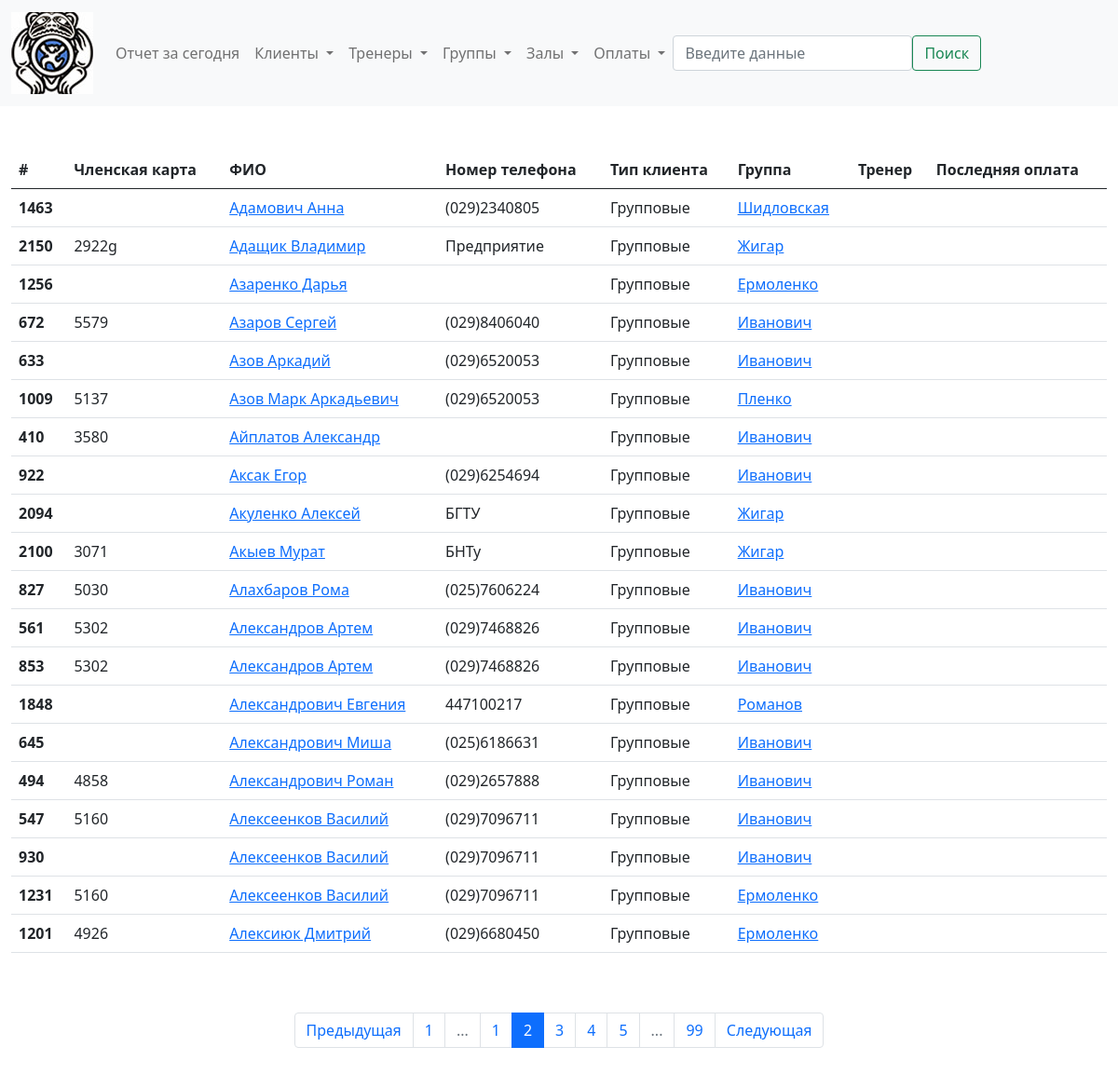
Page /show/client?page=2 on the committed database.
### billing/models.py (models this page shows, shortened)
class Client(models.Model):
    member_card = models.CharField(verbose_name='Членская карта', max_length=4, blank=True, null=True)
    name = models.CharField(verbose_name='ФИО', max_length=50, blank=True, null=True)
    tel_number = models.CharField(verbose_name='Номер телефона', max_length=20, blank=True, null=True)
    info = models.TextField(verbose_name='Дополнительная информация', null=True, blank=True)
    training_type_choices = [
        ('I', 'Индивидуал'),
        ('G', 'В группе'),
        ('B', 'Смешанный'),
    ]
    cl_type = models.CharField(verbose_name='Тип клиента', max_length=1, choices=training_type_choices, default='G')
    treners = models.ManyToManyField(Trener, verbose_name='Тренер', blank=True)
    groups = models.ManyToManyField(Group, verbose_name='Группа', blank=True)
    def last_payment(self):
        payments = self.payment_set.order_by('-date')
        if payments:
            return payments[0]
    class Meta:
        verbose_name = 'Клиент'
        verbose_name_plural = 'Клиенты'
        ordering = ['name']

class Group(models.Model):
    gr_type_choices = [
        ('A', 'Взрослая'),
        ('C', 'Детская')
    ]
    sport_type_choices = [
        ('B', 'Классический бокс'),
        ('T', 'Тайский бокс'),
        ('W', 'Женская группа'),
        ('M', 'ММА')
    ]
    schedule_choice = [
        ('uneven', 'пн. ср. пт.'),
        ('even', 'вт. чт. сб.'),
    ]
    gr_type = models.CharField(verbose_name='Возраст', max_length=1, choices=gr_type_choices, default='A')
    sport_type = models.CharField(verbose_name='Тип', max_length=1, choices = sport_type_choices, default='T')
    time = models.TimeField(verbose_name='Время')
    schedule = models.CharField(verbose_name='Расписание', max_length=6, choices=schedule_choice, null=True, blank=True)
    trener = models.ForeignKey('Trener', verbose_name='Тренер', on_delete=models.SET_NULL, null=True, blank=True)
    address = models.ForeignKey('Address', verbose_name='Зал', on_delete=models.SET_NULL, null=True, blank=True)
    class Meta:
        verbose_name = 'Группа'
        verbose_name_plural = 'Группы'
        ordering = ['trener']

class Trener(models.Model):
    name = models.CharField(max_length=50, verbose_name = 'Имя')
    tel_number = models.CharField(max_length=20, verbose_name = 'Номер телефона', null=True, blank=True)
    info = models.TextField(blank=True, null=False, verbose_name = 'Дополнительная информация')
    photo = models.ImageField(verbose_name='Фото', upload_to='billing/media/treners', height_field=None, width_field=None, null=True, blank=True)
    class Meta:
        verbose_name = 'Тренер'
        verbose_name_plural = 'Тренеры'
    def last_name(self):
        return self.name.split(" ")[0]

### billing/views.py (the view)
# urls.py: path('show/<slug:obj>', views.show_objects, name='show_objects'),
def show_objects(request, obj):
    inst = obj_values[obj].objects.all()
    paginator = Paginator(inst, 20)
    page_number = request.GET.get('page')
    page_obj = paginator.get_page(page_number)
    show_obj_link = f'{obj}s' if obj != 'address' else f'{obj}es'
    return render(request, f'billing/show/{show_obj_link}.html', {
        f'{show_obj_link}' : inst,
        'page_obj' : page_obj,
    })

### billing/templatetags/filters.py (called while the page is built)
@register.filter(name='pos_3_times')
def pos_3_times(value):
    return range(1, 4)

@register.filter(name='neg_3_times')
def neg_3_times(value):
    return range(-3, 0)

### ChinukMaster/templates/billing/show/clients.html (shortened to what this page needs)
{% extends 'billing/base.html' %}
{% block content %}
    <table class="table table-hover">
        <thead>
            <tr>
                <th scope="col">#</th>
                <th scope="col">Членская карта</th>
                <th scope="col">ФИО</th>
                <th scope="col">Номер телефона</th>
                <th scope="col">Тип клиента</th>
                <th scope="col">Группа</th>
                <th scope="col">Тренер</th>
                <th scope="col">Последняя оплата</th>
            </tr>
        </thead>
        <tbody>
        {% for obj in page_obj %}
            <tr>
                <th scope="row">{{obj.id}}</th>
                <td>
                    {% if obj.member_card %}
                        {{obj.member_card}}
                    {% endif %}
                </td>
                <td><a href="{% url 'detail_object' obj='client' id=obj.id %}">{{obj.name}}</a></td>
                <td>{{obj.tel_number}}</td>
                <td>
                    {% if obj.cl_type == 'G' %} Групповые
                    {% elif obj.cl_type == 'I' %} Индивидуал
                    {% else %} Смешанный
                    {% endif %}
                </td>
                <td>
                    {% for group in obj.groups.all %}
                        <a href="{% url 'detail_object' obj='group' id=group.id %}">{{group.trener.last_name}}<br></a>
                    {% endfor %}
                </td>
                <td>
                </td>
                <td>
                </td>
            </tr>
        {% endfor %}
        </tbody>
    </table>
{% endblock %}

### rows in the picture
Client: id "1463", name "Адамович Анна", tel_number "(029)2340805", cl_type "Групповые"
Group: trener.last_name "Шидловская"
Client: id "2150", member_card "2922g", name "Адащик Владимир", tel_number "Предприятие", cl_type "Групповые"
Group: trener.last_name "Жигар"
Client: id "1256", name "Азаренко Дарья", cl_type "Групповые"
Group: trener.last_name "Ермоленко"
Client: id "672", member_card "5579", name "Азаров Сергей", tel_number "(029)8406040", cl_type "Групповые"
Group: trener.last_name "Иванович"
Client: id "633", name "Азов Аркадий", tel_number "(029)6520053", cl_type "Групповые"
Client: id "1009", member_card "5137", name "Азов Марк Аркадьевич", tel_number "(029)6520053", cl_type "Групповые"
Group: trener.last_name "Пленко"
Client: id "410", member_card "3580", name "Айплатов Александр", cl_type "Групповые"
Client: id "922", name "Аксак Егор", tel_number "(029)6254694", cl_type "Групповые"
Group: trener.last_name "Иванович"
Client: id "2094", name "Акуленко Алексей", tel_number "БГТУ", cl_type "Групповые"
Client: id "2100", member_card "3071", name "Акыев Мурат", tel_number "БНТу", cl_type "Групповые"
Client: id "827", member_card "5030", name "Алахбаров Рома", tel_number "(025)7606224", cl_type "Групповые"
Client: id "561", member_card "5302", name "Александров Артем", tel_number "(029)7468826", cl_type "Групповые"
Client: id "853", member_card "5302", name "Александров Артем", tel_number "(029)7468826", cl_type "Групповые"
Client: id "1848", name "Александрович Евгения", tel_number "447100217", cl_type "Групповые"
Group: trener.last_name "Романов"
Client: id "645", name "Александрович Миша", tel_number "(025)6186631", cl_type "Групповые"
Client: id "494", member_card "4858", name "Александрович Роман", tel_number "(029)2657888", cl_type "Групповые"
Client: id "547", member_card "5160", name "Алексеенков Василий", tel_number "(029)7096711", cl_type "Групповые"
Client: id "930", name "Алексеенков Василий", tel_number "(029)7096711", cl_type "Групповые"
Client: id "1231", member_card "5160", name "Алексеенков Василий", tel_number "(029)7096711", cl_type "Групповые"
Client: id "1201", member_card "4926", name "Алексиюк Дмитрий", tel_number "(029)6680450", cl_type "Групповые"

### other values in the picture
{{ page_obj.number|add:num_page }} "1"
{{ page_obj.number }} "2"
{{ page_obj.number|add:num_page }} "3" "4" "5"
{{ page_obj.paginator.num_pages }} "99"
